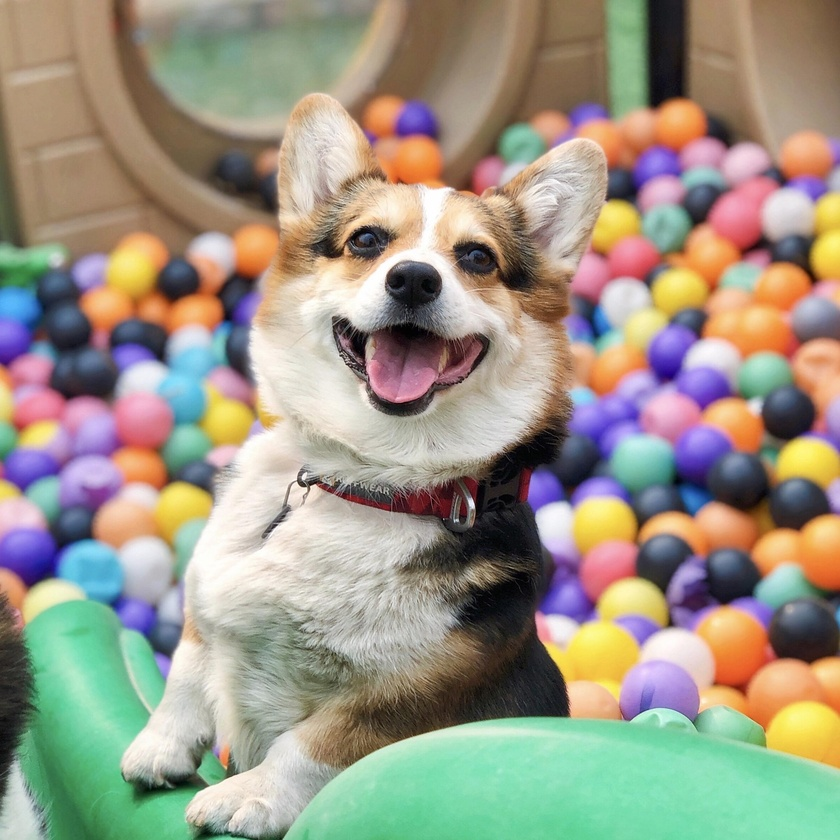
%> input picture 大三下/信息隐藏技术/My_Lab/2112060-孙蕗-Lab03-图像信号处理/image/dog.jpg, 840 x 840 px, shrunk from 2378 x 2378 before the run
$ octave DCT.m   (GNU Octave 9; MATLAB toolbox functions it lacks are replaced by stand-ins)
%> lines starting %> are read from the running program, lines starting %| are printed output that depends on the picture; in (x1, y1, x2, y2) boxes, pixels count from 0 and x2, y2 are one past the last pixel; in counts of white or black regions, pixels touching at a corner belong together; the program's own positions count from 1
a=imread('dog.jpg');
%> a is the input picture: size 840x840x3 uint8; mean R, G, B 156.4, 150.3, 134.1
%转换为灰度图像
b=rgb2gray(a);
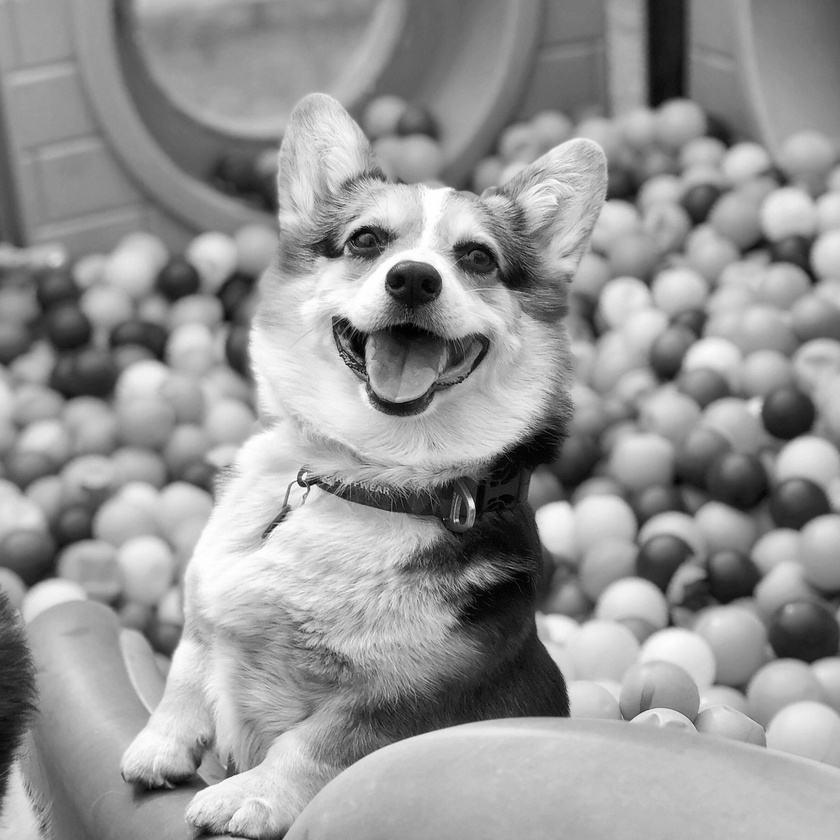
%> b: size 840x840 uint8; min 0, max 255, mean 150.3

figure(1);
imshow(b);
title('灰度图像');
imwrite(b,'dog灰度图像.jpg');

I=im2bw(b);
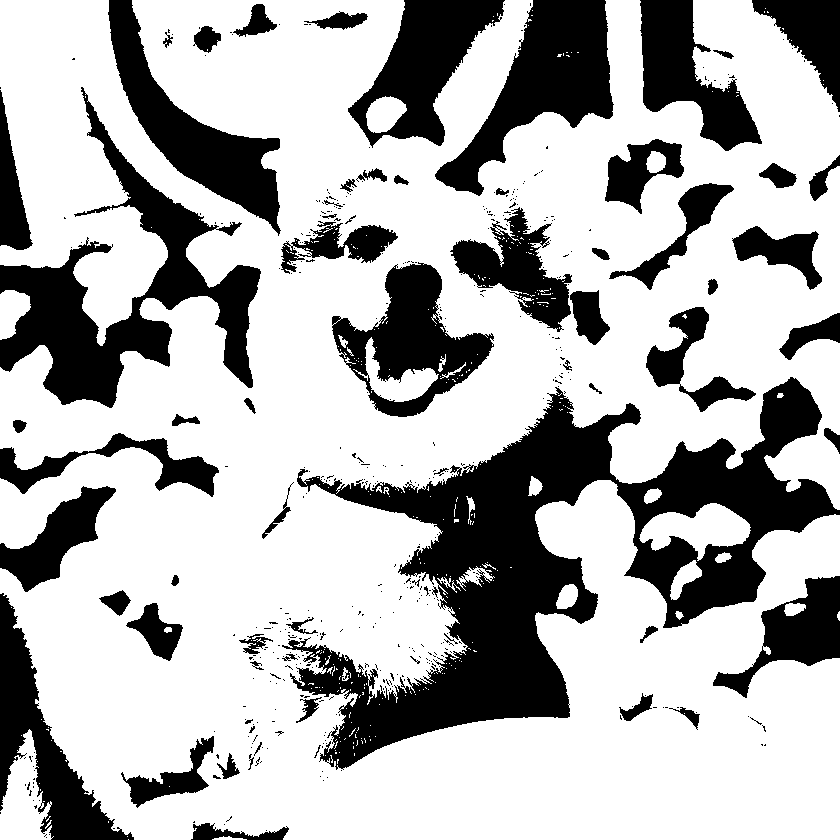
%> I: size 840x840 logical; 69.7% white; 474 black regions (405 under 20 px), largest, box (x1, y1, x2, y2) and area: (282, 377, 840, 770) 68430, (0, 87, 261, 408) 23397, (435, 0, 614, 196) 13950
figure(2);
imwrite(I,'dog二值图像.jpg')

%进行离散余弦变换
c=dct2(I);
imshow(c);
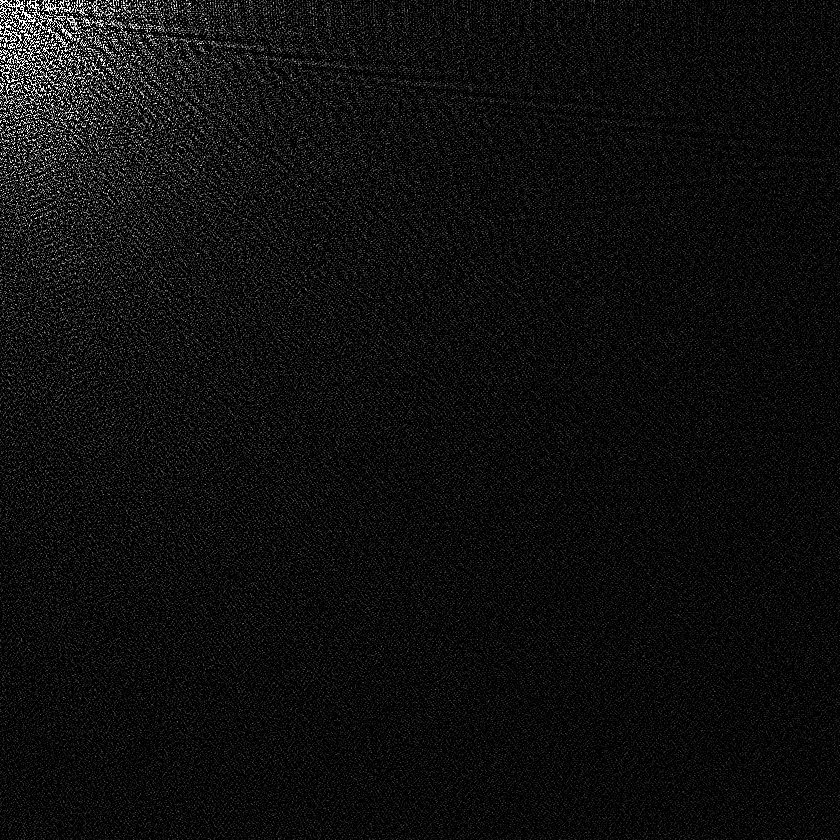
%> displayed picture: size 840x840, on the screen's scale of 0 to 255; min 0, max 255, mean 14.3
title('DCT变换系数');
imwrite(c,'dog_DCT变换系数.jpg');

figure;
%画网格曲面图
mesh(c);
title('DCT变换系数(立体图)');
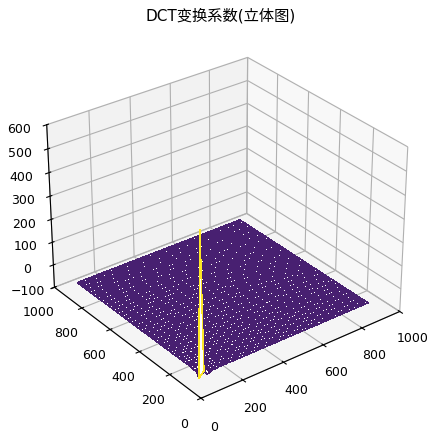
%> figure redrawn from the program's plot data
imwrite(c,'dog_DCT变换系数（立体图）.jpg');
